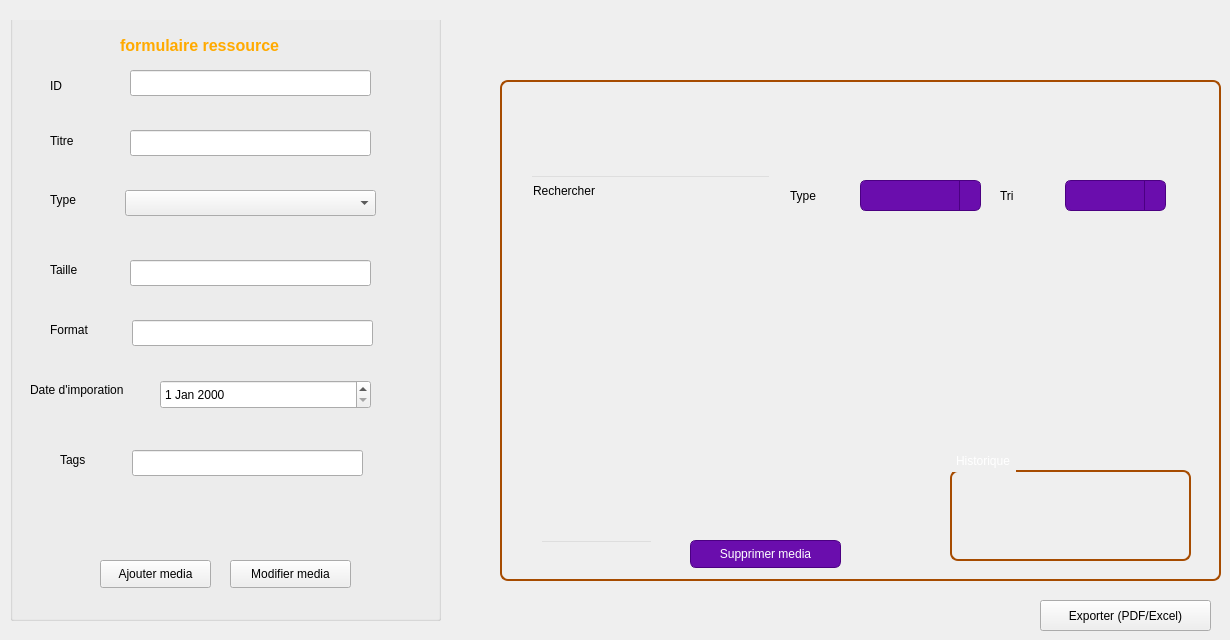
      <widget class="QWidget" name="page_media">
       <widget class="QWidget" name="widget_2" native="true">
        <property name="geometry">
         <rect>
          <x>10</x>
          <y>20</y>
          <width>451</width>
          <height>611</height>
         </rect>
        </property>
        <property name="styleSheet">
         <string notr="true">QGroupBox {
    border: 2px solid #A64B00;
    border-radius: 8px;
    margin-top: 20px;
    background: qlineargradient(
        x1:0, y1:0, x2:1, y2:1,
        stop:0 white,
        stop:1 #FB8C00
    );
}

QGroupBox::title {
    subcontrol-origin: margin;
    subcontrol-position: top left;
    padding: 4px;
    color: white;
    font-weight: bold;
}

QGroupBox * {
    background: transparent;
    color: black;
}

QGroupBox QPushButton {
    background: #6A0DAD;         /* Mauve */
    color: white;
    border: 1px solid #4B0082;
    border-radius: 6px;
    padding: 5px 10px;
}

QGroupBox QPushButton:hover {
    background: #1B1B3A;         /* Bleu foncé au survol */
}

QGroupBox QComboBox {
    background: #6A0DAD;         /* Mauve */
    color: white;
    border: 1px solid #4B0082;
    border-radius: 6px;
    padding: 4px 8px;
}

QGroupBox QComboBox:hover {
    background: #1B1B3A;         /* Bleu foncé au survol */
}

QGroupBox QComboBox::drop-down {
    subcontrol-origin: padding;
    subcontrol-position: top right;
    width: 20px;
    border-left: 1px solid #4B0082;
    border-top-right-radius: 6px;
    border-bottom-right-radius: 6px;
    background: #6A0DAD;         /* Même mauve que le QComboBox */
}

QGroupBox QComboBox::down-arrow {
    width: 12px;
    height: 12px;
}rgb(85, 255, 255)</string>
        </property>
        <widget class="QLineEdit" name="lineEdit_Titre">
         <property name="geometry">
          <rect>
           <x>120</x>
           <y>110</y>
           <width>241</width>
           <height>26</height>
          </rect>
         </property>
         <property name="text">
          <string/>
         </property>
        </widget>
        <widget class="QComboBox" name="comboBox_Type_form">
         <property name="geometry">
          <rect>
           <x>115</x>
           <y>170</y>
           <width>251</width>
           <height>26</height>
          </rect>
         </property>
        </widget>
        <widget class="QLineEdit" name="lineEdit_Taille">
         <property name="geometry">
          <rect>
           <x>120</x>
           <y>240</y>
           <width>241</width>
           <height>26</height>
          </rect>
         </property>
         <property name="text">
          <string/>
         </property>
        </widget>
        <widget class="QLineEdit" name="lineEdit_Format">
         <property name="geometry">
          <rect>
           <x>122</x>
           <y>300</y>
           <width>241</width>
           <height>26</height>
          </rect>
         </property>
         <property name="text">
          <string/>
         </property>
        </widget>
        <widget class="QDateEdit" name="dateEdit_3">
         <property name="geometry">
          <rect>
           <x>170</x>
           <y>360</y>
           <width>121</width>
           <height>26</height>
          </rect>
         </property>
        </widget>
        <widget class="QLineEdit" name="lineEdit_Tags">
         <property name="geometry">
          <rect>
           <x>122</x>
           <y>430</y>
           <width>231</width>
           <height>26</height>
          </rect>
         </property>
         <property name="text">
          <string/>
         </property>
        </widget>
        <widget class="QLabel" name="Titre">
         <property name="geometry">
          <rect>
           <x>40</x>
           <y>110</y>
           <width>41</width>
           <height>21</height>
          </rect>
         </property>
         <property name="text">
          <string>Titre</string>
         </property>
        </widget>
        <widget class="QLabel" name="Type">
         <property name="geometry">
          <rect>
           <x>40</x>
           <y>170</y>
           <width>63</width>
           <height>20</height>
          </rect>
         </property>
         <property name="text">
          <string>Type</string>
         </property>
        </widget>
        <widget class="QLabel" name="Taille">
         <property name="geometry">
          <rect>
           <x>40</x>
           <y>240</y>
           <width>63</width>
           <height>20</height>
          </rect>
         </property>
         <property name="text">
          <string>Taille</string>
         </property>
        </widget>
        <widget class="QLabel" name="Format">
         <property name="geometry">
          <rect>
           <x>40</x>
           <y>300</y>
           <width>63</width>
           <height>20</height>
          </rect>
         </property>
         <property name="text">
          <string>Format</string>
         </property>
        </widget>
        <widget class="QLabel" name="Date_importation">
         <property name="geometry">
          <rect>
           <x>20</x>
           <y>360</y>
           <width>161</width>
           <height>20</height>
          </rect>
         </property>
         <property name="text">
          <string>Date d'imporation</string>
         </property>
        </widget>
        <widget class="QLabel" name="Tags">
         <property name="geometry">
          <rect>
           <x>50</x>
           <y>430</y>
           <width>63</width>
           <height>20</height>
          </rect>
         </property>
         <property name="text">
          <string>Tags </string>
         </property>
        </widget>
        <widget class="QLineEdit" name="lineEdit_ID">
         <property name="geometry">
          <rect>
           <x>120</x>
           <y>50</y>
           <width>241</width>
           <height>26</height>
          </rect>
         </property>
         <property name="text">
          <string/>
         </property>
        </widget>
        <widget class="QLabel" name="ID">
         <property name="geometry">
          <rect>
           <x>40</x>
           <y>50</y>
           <width>63</width>
           <height>31</height>
          </rect>
         </property>
         <property name="text">
          <string>ID</string>
         </property>
        </widget>
        <widget class="QGroupBox" name="groupBox_4">
         <property name="geometry">
          <rect>
           <x>0</x>
           <y>-20</y>
           <width>431</width>
           <height>621</height>
          </rect>
         </property>
         <property name="styleSheet">
          <string notr="true">background-color: #1E1E2F; color: white; QHeaderView::section { background-color: #5500FF; color: white; }.</string>
         </property>
         <property name="title">
          <string/>
         </property>
         <widget class="QLabel" name="lineEdit_ajoute_4">
          <property name="geometry">
           <rect>
            <x>110</x>
            <y>30</y>
            <width>211</width>
            <height>31</height>
           </rect>
          </property>
          <property name="text">
           <string>&lt;html&gt;&lt;head/&gt;&lt;body&gt;&lt;p&gt;&lt;span style=&quot; font-size:12pt; font-weight:700; color:#ffaa00;&quot;&gt;formulaire ressource&lt;/span&gt;&lt;/p&gt;&lt;/body&gt;&lt;/html&gt;</string>
          </property>
         </widget>
         <widget class="QPushButton" name="pushButton_Ajouter">
          <property name="geometry">
           <rect>
            <x>90</x>
            <y>560</y>
            <width>111</width>
            <height>28</height>
           </rect>
          </property>
          <property name="text">
           <string>Ajouter media</string>
          </property>
         </widget>
         <widget class="QPushButton" name="pushButton_Modifier">
          <property name="geometry">
           <rect>
            <x>220</x>
            <y>560</y>
            <width>121</width>
            <height>28</height>
           </rect>
          </property>
          <property name="text">
           <string>Modifier media</string>
          </property>
         </widget>
        </widget>
        <widget class="QDateEdit" name="dateEdit_6">
         <property name="geometry">
          <rect>
           <x>150</x>
           <y>360</y>
           <width>211</width>
           <height>29</height>
          </rect>
         </property>
        </widget>
        <zorder>dateEdit_3</zorder>
        <zorder>groupBox_4</zorder>
        <zorder>lineEdit_Titre</zorder>
        <zorder>comboBox_Type_form</zorder>
        <zorder>lineEdit_Taille</zorder>
        <zorder>lineEdit_Format</zorder>
        <zorder>lineEdit_Tags</zorder>
        <zorder>Titre</zorder>
        <zorder>Type</zorder>
        <zorder>Taille</zorder>
        <zorder>Format</zorder>
        <zorder>Date_importation</zorder>
        <zorder>Tags</zorder>
        <zorder>lineEdit_ID</zorder>
        <zorder>ID</zorder>
        <zorder>dateEdit_6</zorder>
       </widget>
       <widget class="QGroupBox" name="groupBox_recherche_2">
        <property name="geometry">
         <rect>
          <x>500</x>
          <y>60</y>
          <width>721</width>
          <height>521</height>
         </rect>
        </property>
        <property name="styleSheet">
         <string notr="true">QGroupBox {
    border: 2px solid #A64B00;
    border-radius: 8px;
    margin-top: 20px;
    background: qlineargradient(
        x1:0, y1:0, x2:1, y2:1,
        stop:0 white,
        stop:1 #FB8C00
    );
}

QGroupBox::title {
    subcontrol-origin: margin;
    subcontrol-position: top left;
    padding: 4px;
    color: white;
    font-weight: bold;
}

QGroupBox * {
    background: transparent;
    color: black;
}

QGroupBox QPushButton {
    background: #6A0DAD;         /* Mauve */
    color: white;
    border: 1px solid #4B0082;
    border-radius: 6px;
    padding: 5px 10px;
}

QGroupBox QPushButton:hover {
    background: #1B1B3A;         /* Bleu foncé au survol */
}

QGroupBox QComboBox {
    background: #6A0DAD;         /* Mauve */
    color: white;
    border: 1px solid #4B0082;
    border-radius: 6px;
    padding: 4px 8px;
}

QGroupBox QComboBox:hover {
    background: #1B1B3A;         /* Bleu foncé au survol */
}

QGroupBox QComboBox::drop-down {
    subcontrol-origin: padding;
    subcontrol-position: top right;
    width: 20px;
    border-left: 1px solid #4B0082;
    border-top-right-radius: 6px;
    border-bottom-right-radius: 6px;
    background: #6A0DAD;         /* Même mauve que le QComboBox */
}

QGroupBox QComboBox::down-arrow {
    width: 12px;
    height: 12px;
}</string>
        </property>
        <property name="title">
         <string/>
        </property>
        <widget class="QGroupBox" name="groupBox_Historique">
         <property name="geometry">
          <rect>
           <x>450</x>
           <y>390</y>
           <width>241</width>
           <height>111</height>
          </rect>
         </property>
         <property name="styleSheet">
          <string notr="true">color: rgb(255, 5, 9);</string>
         </property>
         <property name="title">
          <string>Historique</string>
         </property>
        </widget>
        <widget class="QTableWidget" name="tableWidget_2">
         <property name="geometry">
          <rect>
           <x>30</x>
           <y>160</y>
           <width>651</width>
           <height>221</height>
          </rect>
         </property>
        </widget>
        <widget class="QComboBox" name="comboBox_Tri">
         <property name="geometry">
          <rect>
           <x>565</x>
           <y>120</y>
           <width>101</width>
           <height>31</height>
          </rect>
         </property>
         <item>
          <property name="text">
           <string/>
          </property>
         </item>
         <item>
          <property name="text">
           <string>Date</string>
          </property>
         </item>
         <item>
          <property name="text">
           <string>Taille</string>
          </property>
         </item>
         <item>
          <property name="text">
           <string>Format</string>
          </property>
         </item>
        </widget>
        <widget class="QLineEdit" name="lineEdit_Rechercher">
         <property name="geometry">
          <rect>
           <x>30</x>
           <y>115</y>
           <width>241</width>
           <height>31</height>
          </rect>
         </property>
         <property name="text">
          <string>Rechercher</string>
         </property>
        </widget>
        <widget class="QComboBox" name="comboBox_Type">
         <property name="geometry">
          <rect>
           <x>360</x>
           <y>120</y>
           <width>121</width>
           <height>31</height>
          </rect>
         </property>
         <item>
          <property name="text">
           <string/>
          </property>
         </item>
         <item>
          <property name="text">
           <string>video</string>
          </property>
         </item>
         <item>
          <property name="text">
           <string>image</string>
          </property>
         </item>
         <item>
          <property name="text">
           <string>audio</string>
          </property>
         </item>
         <item>
          <property name="text">
           <string>Design</string>
          </property>
         </item>
         <item>
          <property name="text">
           <string/>
          </property>
         </item>
        </widget>
        <widget class="QLabel" name="Type_rech">
         <property name="geometry">
          <rect>
           <x>290</x>
           <y>120</y>
           <width>63</width>
           <height>31</height>
          </rect>
         </property>
         <property name="text">
          <string>Type</string>
         </property>
        </widget>
        <widget class="QLabel" name="Tri">
         <property name="geometry">
          <rect>
           <x>500</x>
           <y>120</y>
           <width>63</width>
           <height>31</height>
          </rect>
         </property>
         <property name="text">
          <string>Tri</string>
         </property>
        </widget>
        <widget class="QPushButton" name="pushButton_Supprimer">
         <property name="geometry">
          <rect>
           <x>190</x>
           <y>480</y>
           <width>151</width>
           <height>28</height>
          </rect>
         </property>
         <property name="text">
          <string>Supprimer media</string>
         </property>
        </widget>
        <widget class="QLineEdit" name="lineEdit_7">
         <property name="geometry">
          <rect>
           <x>40</x>
           <y>480</y>
           <width>113</width>
           <height>26</height>
          </rect>
         </property>
        </widget>
       </widget>
       <widget class="QPushButton" name="pushButton_16">
        <property name="geometry">
         <rect>
          <x>1040</x>
          <y>600</y>
          <width>171</width>
          <height>31</height>
         </rect>
        </property>
        <property name="text">
         <string>Exporter (PDF/Excel)</string>
        </property>
       </widget>
      </widget>
